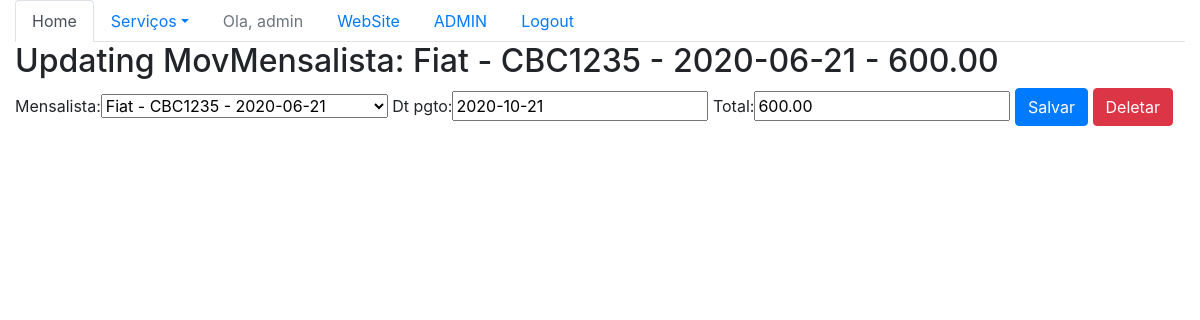
The app's page /sistema/movmensalista-update/2/ (signed in) with its own data.
### core/models.py (models this page shows, shortened)
class MovMensalista(models.Model):
    mensalista = models.ForeignKey(Mensalista, on_delete=models.PROTECT)
    dt_pgto = models.DateField()
    total = models.DecimalField(max_digits=6, decimal_places=2)
    def __str__(self):
        return str(self.mensalista) + ' - ' + str(self.total)

class Mensalista(models.Model):
    veiculo = models.ForeignKey(Veiculo, on_delete=models.PROTECT)
    inicio = models.DateField()
    valor_mes = models.DecimalField(max_digits=6, decimal_places=2)
    def __str__(self):
        return str(self.veiculo) + ' - ' + str(self.inicio)

class Veiculo(models.Model):
    marca = models.ForeignKey(Marca, on_delete=models.PROTECT)
    placa = models.CharField(max_length=7)
    proprietario = models.ForeignKey(Pessoa, on_delete=models.PROTECT)
    cor = models.CharField(max_length=15)
    observacoes = models.TextField()
    def __str__(self):
        return self.marca.nome + ' - ' + self.placa

class Marca(models.Model):
    nome = models.CharField(max_length=50)

### core/views.py (the view)
# urls.py: url(r'^movmensalista-update/(?P<id>\d+)/$', movmensalista_update, name='core_movmensalista_update'),
@login_required
def movmensalista_update(request, id):
    data = {}
    movmensalista = MovMensalista.objects.get(id=id)
    form = MovMensalistaForm(request.POST or None, instance=movmensalista)
    data['movmensalista'] = movmensalista
    data['form'] = form
    if request.method == 'POST':
        if form.is_valid():
            form.save()
            return redirect('core_lista_movmensalistas')
    else:
        return render(request, 'core/update_movmensalista.html', data)

### core/forms.py
class MovMensalistaForm(ModelForm):
    class Meta:
        model = MovMensalista
        fields = '__all__'

### core/templates/core/update_movmensalista.html (shortened to what this page needs)
{% extends 'base.html' %}
{% load bootstrap %}
{% block main %}
    <div class="row">
        <div class="col">
            <H2>Updating MovMensalista: {{ movmensalista }} </H2>
            <form action="{% url 'core_movmensalista_update' movmensalista.id %}" method="POST">
                {{ form|bootstrap }}
                <button type="submit" class="btn btn-primary">Salvar</button>
                <a href="{% url 'core_movmensalista_delete' movmensalista.id %}" class="btn btn-danger">Deletar</a>
            </form>
        </div>
    </div>
{% endblock main %}

### core/templates/core/menu.html (shortened to what this page needs)
<ul class="nav nav-tabs">
    <li class="nav-item">
        <a class="nav-link active" href="{% url 'core_home' %}">Home</a>
    </li>
    {% if user.is_authenticated  %}
        <li class="nav-item dropdown">
            <a class="nav-link dropdown-toggle" data-toggle="dropdown" href="#" role="button" aria-haspopup="true" aria-expanded="false">Serviços</a>
        </li>
        <li class="nav-item">
            <a class="nav-link disabled" href="">Ola, {{ user }}   </a>
        </li>
        <li class="nav-item">
            <a class="nav-link" href=" {% url 'website_home' %} ">WebSite</a>
        </li>
        {% if user.get_username == 'admin'  %}
            <li class="nav-item">
                <a class="nav-link" href="/admin/login/?next=/admin/">ADMIN</a>
            </li>
        {% endif %}
        <li class="nav-item">
            <a class="nav-link" href=" {% url 'logout' %} ">Logout</a>
        </li>
    {% else %}
        <li class="nav-item">
            <a class="nav-link" href=" {% url 'login' %} ">Login</a>
        </li>
    {% endif %}
</ul>

### records on screen
MovMensalista: mensalista+total "Fiat - CBC1235 - 2020-06-21 - 600.00", mensalista "Fiat - CBC1235 - 2020-06-21", dt_pgto "2020-10-21", total "600.00"

### other values on screen
{{ user }} "admin"
